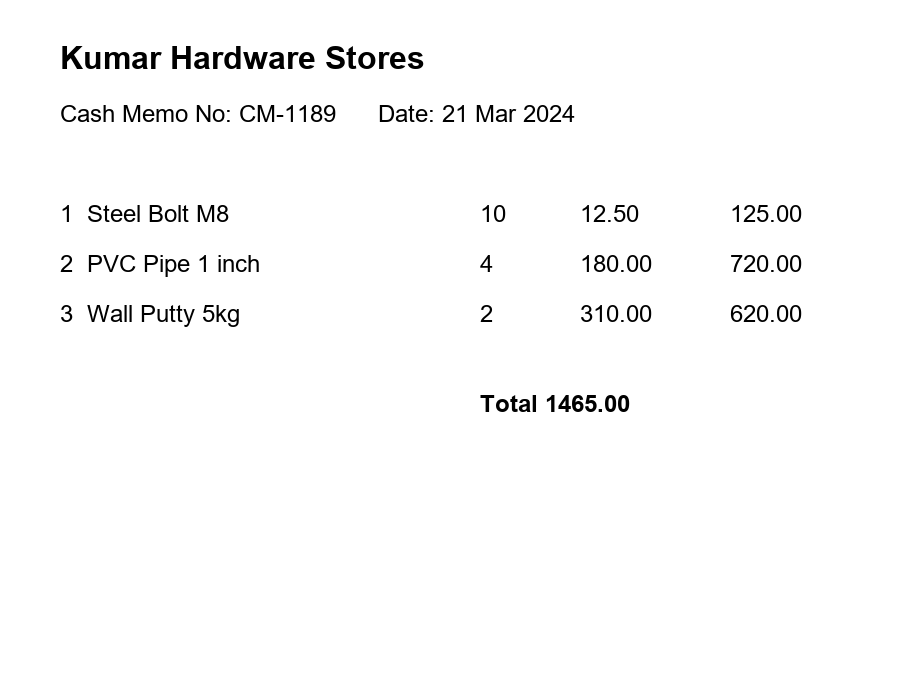
#> input picture invoices/samples/sample4_cash_memo_no_header.png, 900 x 700 px, given in place of cctv_litter_001.jpg, which was not available
$ python contact.py ../../../invoices/samples/sample4_cash_memo_no_header.png ../../../invoices/samples/sample2_retail_bill.jpg
#> lines starting #> are read from the running program, lines starting #| are printed output that depends on the picture; after the words box and inside, x2 and y2 are one past the last pixel; in counts of white or black regions, pixels touching at a corner belong together
import sys
from pathlib import Path
import cv2, numpy as np
SRC = Path(sys.argv[1]); OUT = Path(sys.argv[2])
def sheet(names, out, cols=4, w=480):
#> called with cols = 4, w = 480
    tiles = []
    for n in names:
        im = cv2.imread(str(SRC / n)); h = int(im.shape[0] * w / im.shape[1])
#> in sheet, im is the input picture: shape (700, 900, 3); min 0, max 255, mean 250.3
#> after `h = int(im.shape[0] * w / im.shape[1])`: h = 373
        im = cv2.resize(im, (w, h)); cv2.putText(im, n[-7:-4], (8, 30), cv2.FONT_HERSHEY_SIMPLEX, 1, (0, 255, 255), 2)
#> after `im = cv2.resize(im, (w, h))`:
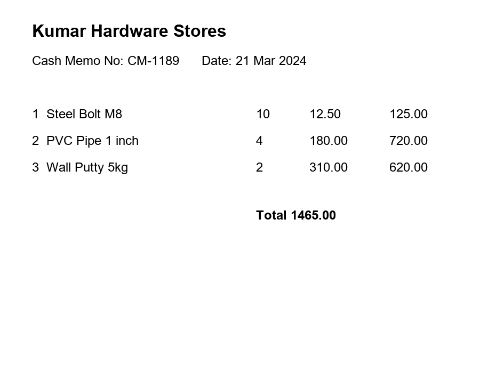
#> im: shape (373, 480, 3); min 0, max 255, mean 250.3
#> after `cv2.putText(im, n[-7:-4], (8, 30), cv2.FONT_HERSHEY_SIMPLEX, 1, (0, 25`:
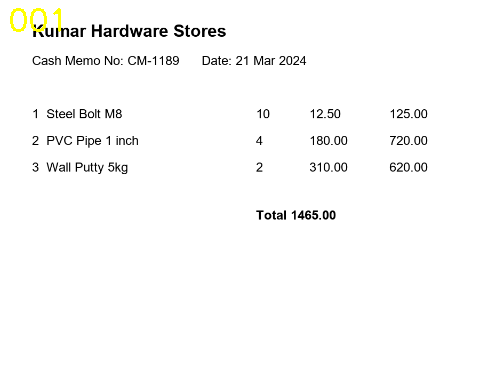
#> im: shape (373, 480, 3); 0.24% of pixels changed, all inside (x1, y1, x2, y2) = (10, 8, 61, 32)
        tiles.append(im)
#> pass 2 of the loop in sheet, `for n in names:`:
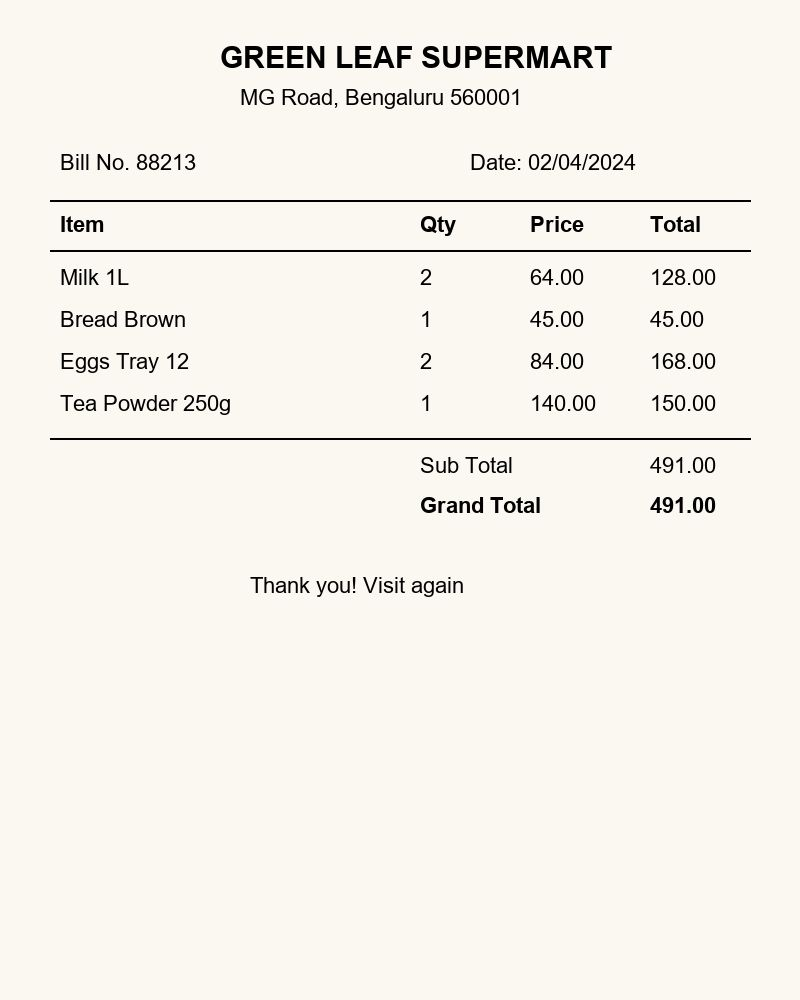
#> input picture invoices/samples/sample2_retail_bill.jpg, 800 x 1000 px, given in place of cctv_litter_003.jpg, which was not available
#> in sheet, im is the input picture: shape (1000, 800, 3); mean B, G, R 235, 241.7, 244.7
#> in sheet, `im = cv2.resize(im, (w, h))`:
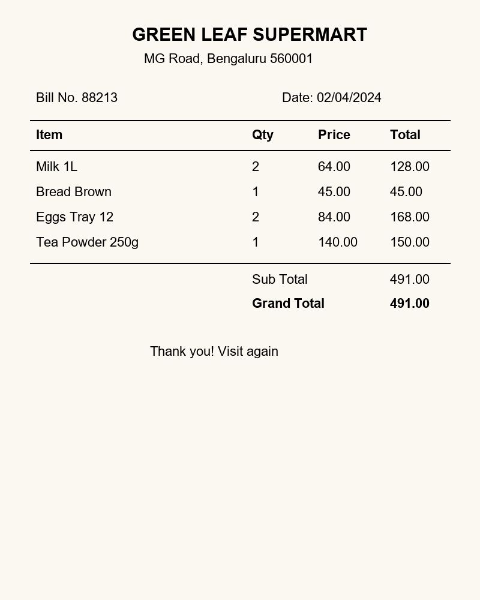
#> im: shape (600, 480, 3); mean B, G, R 235.2, 241.9, 244.8
#> in sheet, `cv2.putText(im, n[-7:-4], (8, 30), cv2.FONT_HERSHEY_SIMPLEX, 1, (0, 25`:
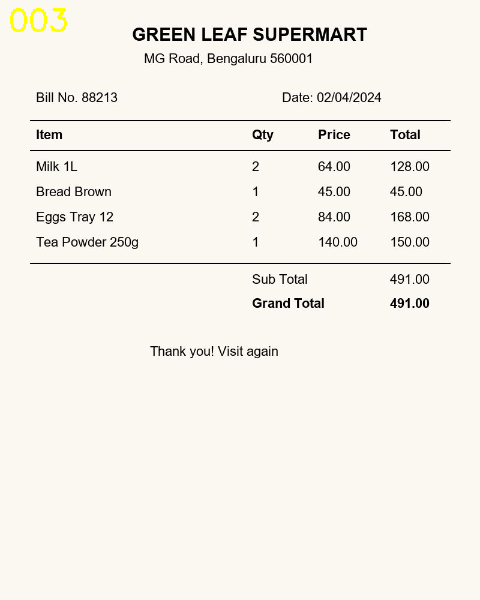
#> im: shape (600, 480, 3); 0.17% of pixels changed, all inside (x1, y1, x2, y2) = (10, 8, 67, 32)
    while len(tiles) % cols: tiles.append(np.zeros_like(tiles[0]))
    rows = [np.hstack(tiles[i:i+cols]) for i in range(0, len(tiles), cols)]
    cv2.imwrite(str(out), np.vstack(rows))
odd = [f"cctv_litter_{i:03d}.jpg" for i in range(1, 101, 2)]
even = [f"cctv_litter_{i:03d}.jpg" for i in range(2, 101, 2)]
#> (the run stopped early here; a loop or call above may not have finished)
